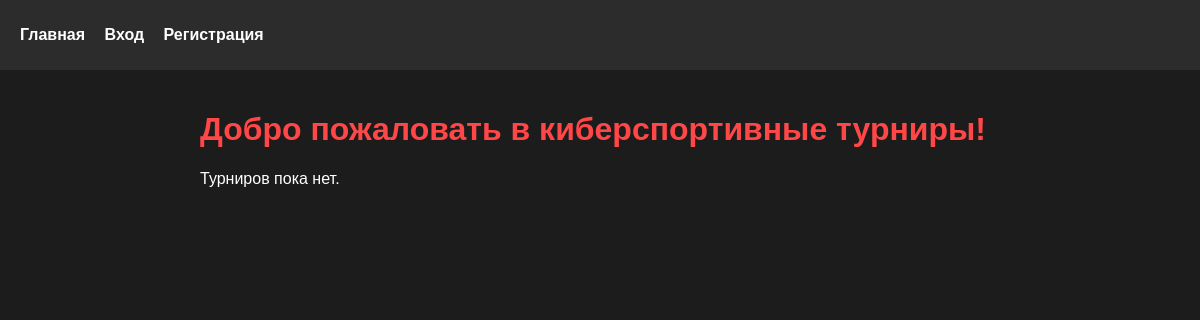
The app's page /index, older data.
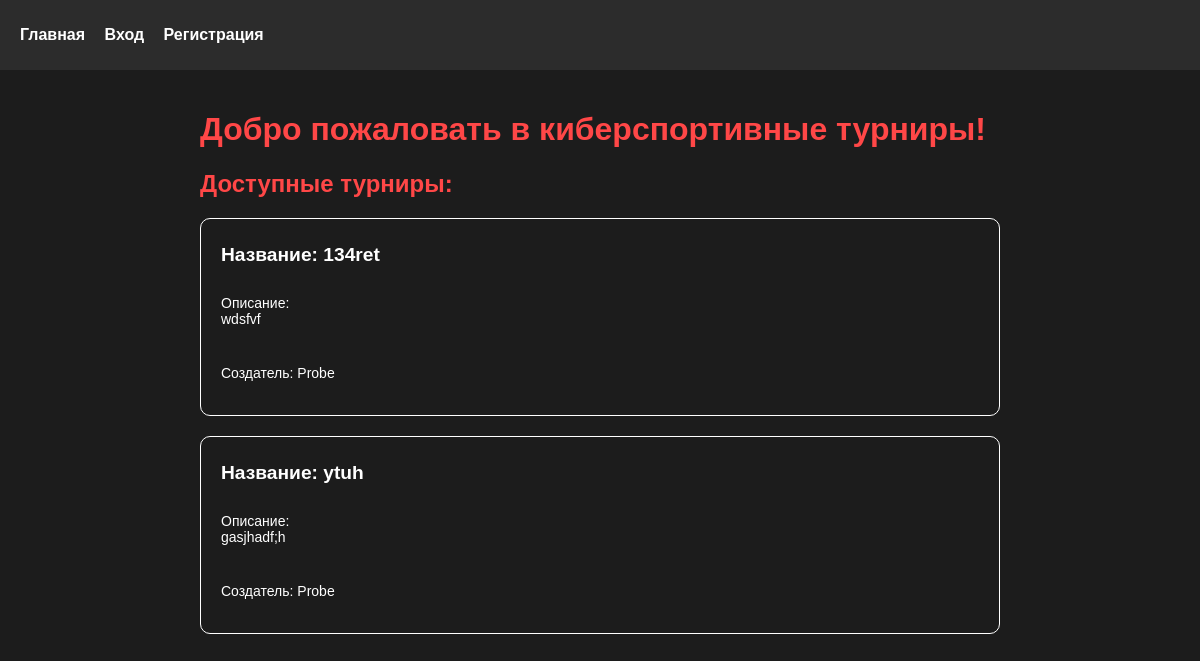
The same page, newer data.
### models/Tournament.py (models this page shows, shortened)
class Tournament(db.Model, Base):
    __tablename__ = "tournaments"
    id = db.Column(db.Integer, primary_key=True)
    name = db.Column(db.String(100))
    description = db.Column(db.Text, nullable=True)
    creator_user_id = db.Column("creator_user_id", db.String(20), db.ForeignKey(User.id))

### models/User.py (models this page shows, shortened)
class User(db.Model, UserMixin):
    __tablename__ = 'users'
    id = db.Column(db.String(20), primary_key=True, default=str(uuid4()))
    username = db.Column(db.String(20), unique=True, nullable=False)
    password = db.Column(db.String(50), nullable=False)

### routes/mainRouter.py (the view)
@mainRouter.route('/')
@mainRouter.route('/index')
def index():
    tournaments = Tournament.query\
        .join(User, Tournament.creator_user_id == User.id)\
        .add_columns(User.username, Tournament.creator_user_id, Tournament.id, Tournament.name, Tournament.description)\
        .all()\
    is_participant_tournaments = User.query\
        .join(Tournament_participants, Tournament_participants.user_id == User.id)\
        .add_columns(Tournament_participants.tournament_id)\
        .all()\
    is_participant_tournaments = map(lambda tour: tour.tournament_id, is_participant_tournaments)
    return render_template('pages/index.html', tournaments=tournaments, is_participant_tournaments=is_participant_tournaments)

### templates/pages/index.html (shortened to what this page needs)
{% extends 'pages/base.html' %}
{% block content %}
<h1>Добро пожаловать в киберспортивные турниры!</h1>
{% if tournaments %}
    <h2>Доступные турниры:</h2>
    <ul>
        {% for tournament in tournaments %}
            <a style='color: white; text-decoration: none' href="{{ url_for('tournamentRouter.tournament', tournament_id=tournament.id) }}">
                <li class="tournament">
                    <h5>Название: {{ tournament.name }}</h5>
                    <p>Описание: <br>{{ tournament.description }}</p>
                    <p>Создатель: {{ tournament.username }}</p>
                </li>
            </a>
        {% endfor %}
    </ul>
{% else %}
    <p>Турниров пока нет.</p>
{% endif %}
{% endblock %}

Row changes from the older to the newer data that the page shows:
added Tournament: name "134ret", description "wdsfvf", username "Probe"
added Tournament: name "ytuh", description "gasjhadf;h", username "Probe"
Text that changed along with them:
text no longer shown: "Турниров пока нет."
text now shown: "Доступные турниры:"
